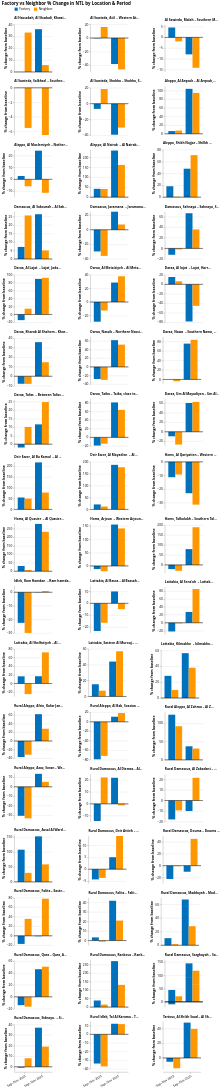

The notebook cell saved with this chart:
### Markdown cell above
## Difference between Percentage Change from Baseline betwen Factories and Neighbors

Baseline: 2024 September to 2024 November

### Code cell
import altair as alt
import pandas as pd

# WBG colors
COLOR_FACTORY = "#0071BC"
COLOR_NEIGHBOR = "#FF9800"

# Define periods
period_2023 = ["2023-09-01", "2023-10-01", "2023-11-01"]
period_2025 = ["2025-09-01", "2025-10-01", "2025-11-01"]

df = ntl_drugs_type_sum.copy()
df["date"] = pd.to_datetime(df["date"]).dt.strftime("%Y-%m-%d")

# Build records per location, period, and type
locations = df.groupby(["Zone", "Address"]).groups.keys()
records = []
for zone, addr in locations:
    loc = df[(df["Zone"] == zone) & (df["Address"] == addr)]
    raw_label = f"{zone} – {addr}" if pd.notna(addr) and str(addr).strip() else zone
    label = raw_label[:30] + "..." if len(raw_label) > 30 else raw_label
    for period_dates, period_label in [
        (period_2023, "Sep–Nov 2023"),
        (period_2025, "Sep–Nov 2025"),
    ]:
        for t in ["Factory", "Neighbor"]:
            val = loc[(loc["type"] == t) & (loc["date"].isin(period_dates))][
                "pc_change_baseline"
            ].mean()
            records.append(
                {"location": label, "period": period_label, "type": t, "val": val}
            )

plot_df = pd.DataFrame(records)

bars = (
    alt.Chart(plot_df)
    .mark_bar()
    .encode(
        x=alt.X(
            "period:N",
            title=None,
            sort=["Sep–Nov 2023", "Sep–Nov 2025"],
            axis=alt.Axis(labelAngle=-30),
        ),
        xOffset=alt.XOffset("type:N", sort=["Factory", "Neighbor"]),
        y=alt.Y("val:Q", title="% change from baseline"),
        color=alt.Color(
            "type:N",
            scale=alt.Scale(
                domain=["Factory", "Neighbor"], range=[COLOR_FACTORY, COLOR_NEIGHBOR]
            ),
            legend=alt.Legend(title=None, orient="top"),
        ),
    )
)

rule = (
    alt.Chart(plot_df)
    .mark_rule(color="black", strokeWidth=0.5)
    .encode(
        y=alt.datum(0),
    )
)

chart = (
    alt.layer(bars, rule)
    .properties(
        width=120,
        height=150,
    )
    .facet(
        facet=alt.Facet(
            "location:N",
            title=None,
            header=alt.Header(
                labelFontSize=10, labelFontWeight="bold", labelAnchor="start"
            ),
        ),
        columns=3,
    )
    .resolve_scale(y="independent")
    .properties(
        title=alt.Title(
            text="Factory vs Neighbor % Change in NTL by Location & Period",
            anchor="start",
            fontSize=14,
        )
    )
    .configure(font="Open Sans")
    .configure_view(strokeWidth=0)
)

chart

### Figure 1 — Vega-Lite specification as saved in the notebook (floating-point values rounded to 4 significant figures; data arrays with more than 128 entries replaced by an {"elided": "..."} marker saying what was removed)
{"config": {"view": {"continuousWidth": 300, "continuousHeight": 300, "strokeWidth": 0}, "font": "Open Sans"}, "data": {"name": "data-e62e7077d40b1959ecee72fffd0452e0"}, "facet": {"field": "location", "header": {"labelAnchor": "start", "labelFontSize": 10, "labelFontWeight": "bold"}, "title": null, "type": "nominal"}, "spec": {"layer": [{"mark": {"type": "bar"}, "encoding": {"color": {"field": "type", "legend": {"orient": "top", "title": null}, "scale": {"domain": ["Factory", "Neighbor"], "range": ["#0071BC", "#FF9800"]}, "type": "nominal"}, "x": {"axis": {"labelAngle": -30}, "field": "period", "sort": ["Sep–Nov 2023", "Sep–Nov 2025"], "title": null, "type": "nominal"}, "xOffset": {"field": "type", "sort": ["Factory", "Neighbor"], "type": "nominal"}, "y": {"field": "val", "title": "% change from baseline", "type": "quantitative"}}}, {"mark": {"type": "rule", "color": "black", "strokeWidth": 0.5}, "encoding": {"y": {"datum": 0}}}], "height": 150, "width": 120}, "columns": 3, "resolve": {"scale": {"y": "independent"}}, "title": {"text": "Factory vs Neighbor % Change in NTL by Location & Period", "anchor": "start", "fontSize": 14}, "$schema": "https://vega.github.io/schema/vega-lite/v5.20.1.json", "datasets": {"data-e62e7077d40b1959ecee72fffd0452e0": {"elided": "208 records"}}}
